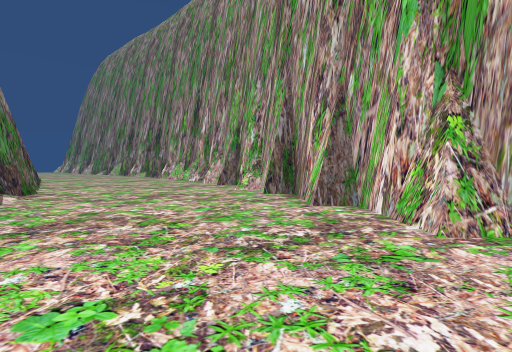
[1] (above)

16 first-person views from a walk through a Unity game level. The camera is 1.5 m above the floor, tilts 2° down and sees 85° across. The floor is counted in squares, 2 m on a side. Each view is taken from the middle of a square. On the plan, view 1 faces up. The plan holds only what a view shows up to about 10 squares ahead; the rest is blank. The place goes on beyond the plan. Some trees and plants on the terrain are drawn as simple stand-ins. Some animated figures are not drawn. Some surface patterns are stand-ins.

[2]
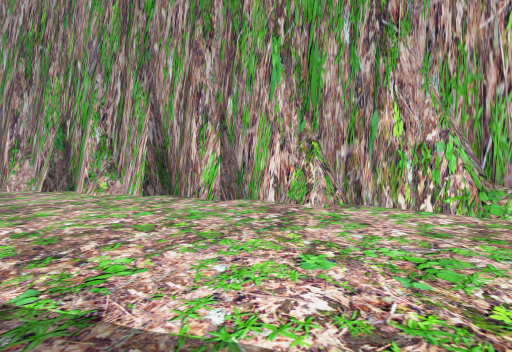

[3]
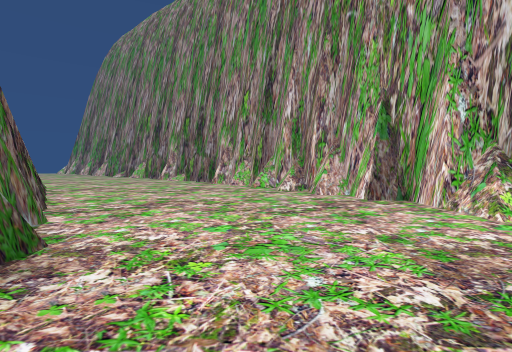

[4]
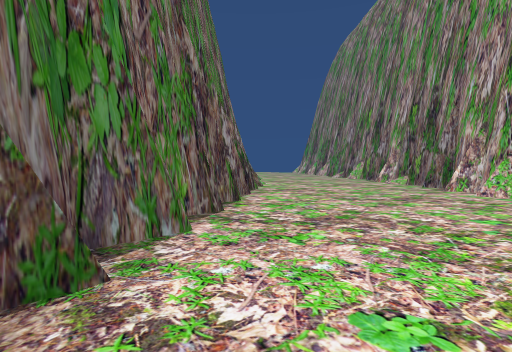

[5]
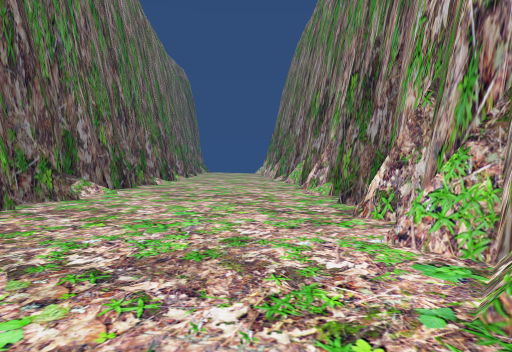

[6]
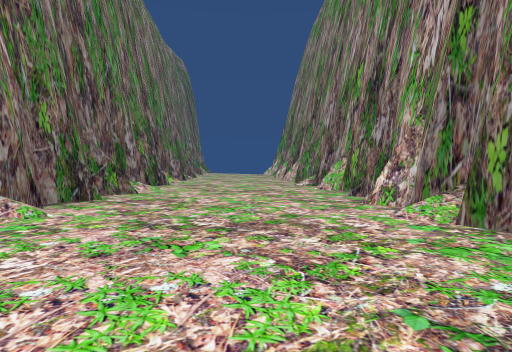

[7]
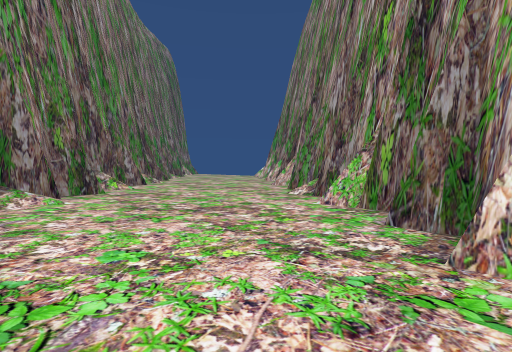

[8]
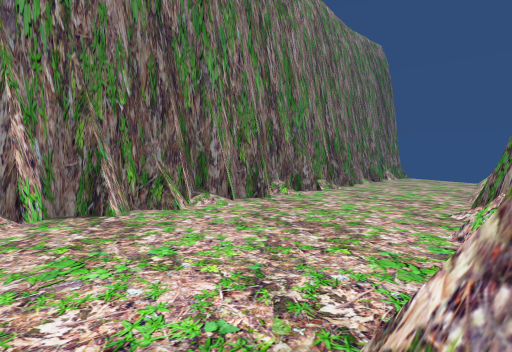

[9]
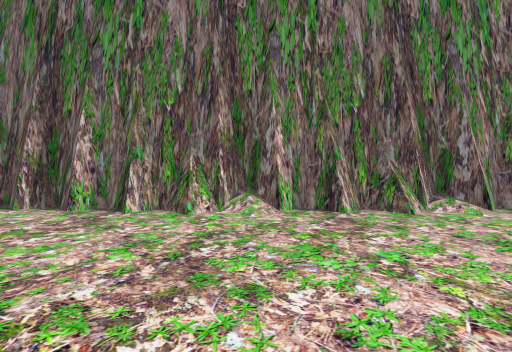

[10]
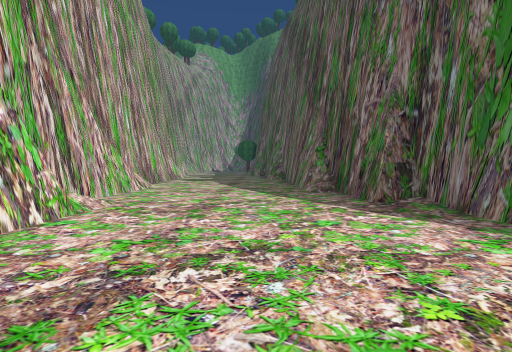

[11]
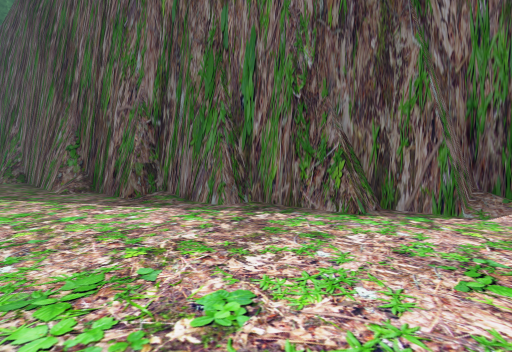

[12]
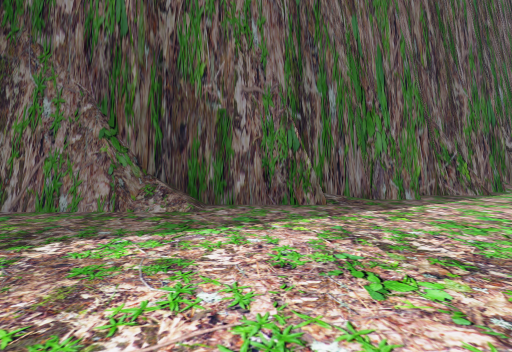

[13]
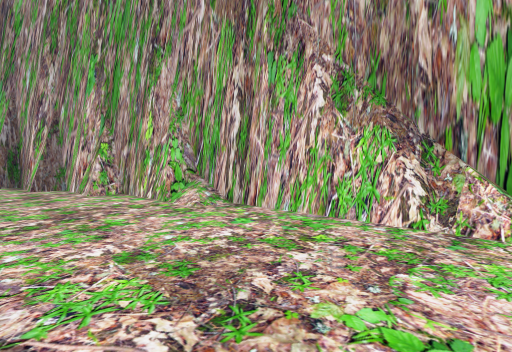

[14]
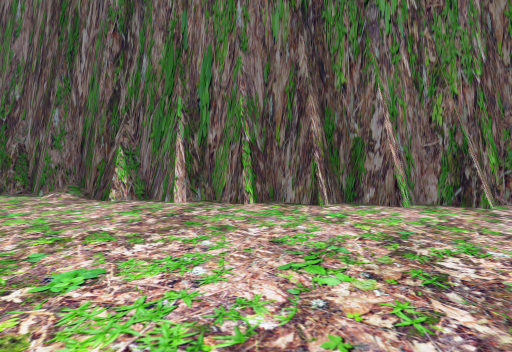

[15]
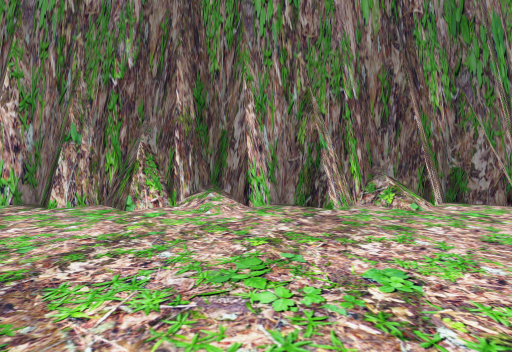

[16]
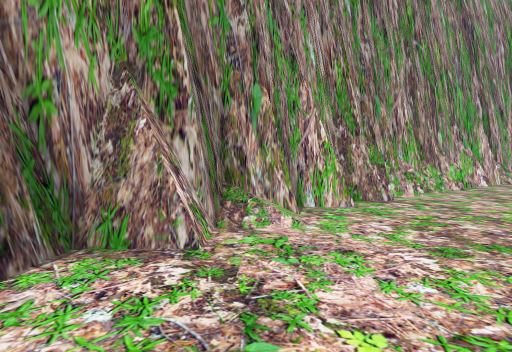

### Floor plan
Key: @ floor where view 1 was taken; # wall or solid block; . main floor; : floor 0.5 m higher than the main floor; / step, stairs or slope.
Columns run from 21 left of view 1 to 4 right of it. Each row starts with its distance up from view 1.
 23 #........###
 22 ##.........##
 21  ##.........###
 20   ##........./#
 19    ##/........##
 18     ###........##
 17       ##.......###
 16        #........##
 15        ##........##
 14         ##........##
 13          ##........##
 12           ##........#
 11            ##.......##
 10             ##.......#
  9              #.......##
  8              ##.......#
  7               ##......#
  6                #......##
  5                ##......#
  4                 #......#
  3                 #......##
  2                 ##......#
  1                  #......##
  0                  #/..@../#
 -1                  ##......#
 -2                   #......#
 -3                   #......#
 -4                   ##.....#
 -5                   ##.....:

Positions as (right, up) in squares from view 1, and headings:
1: (0, 0), facing up
2: (-3, 0), facing up-right
3: (-4, 5), facing up
4: (-4, 7), facing up-left
5: (-4, 13), facing up-left
6: (-7, 15), facing up-left
7: (-9, 18), facing up-left
8: (-8, 20), facing left
9: (-8, 20), facing down-left
10: (0, 5), facing down
11: (0, 6), facing down-left
12: (3, -2), facing left
13: (0, -5), facing up-right
14: (-4, 14), facing down-left
15: (-13, 23), facing down-left
16: (-12, 20), facing right
